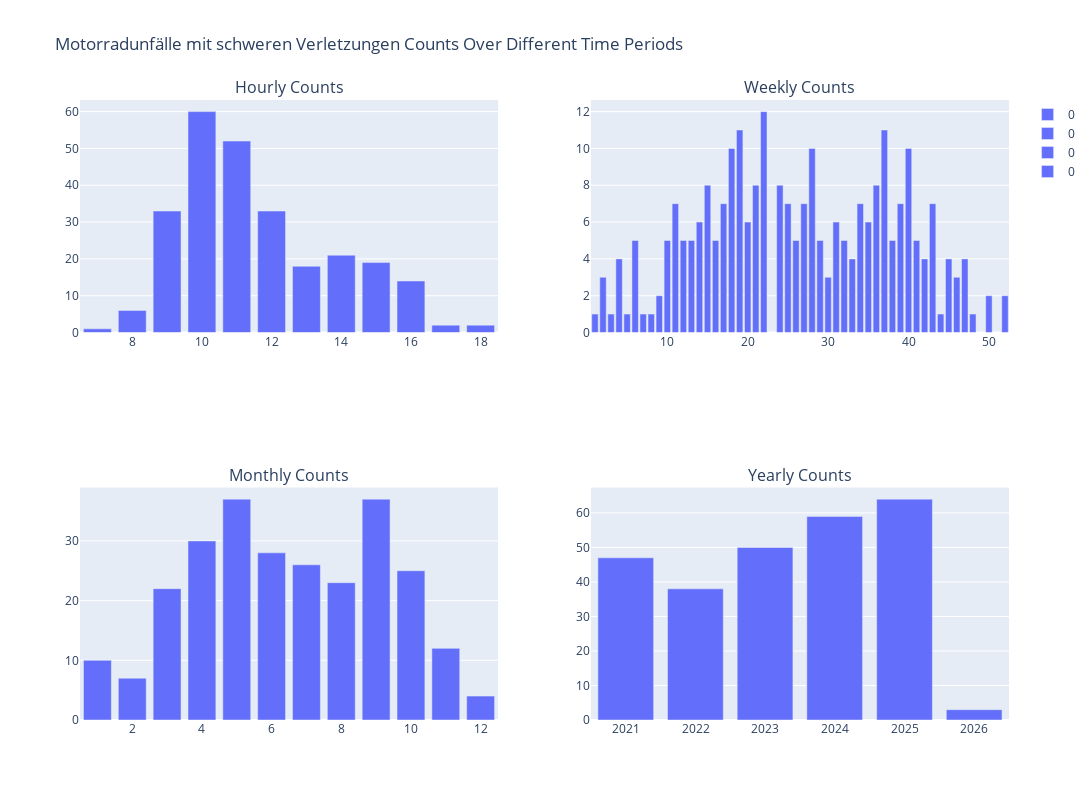

The code cell stored with this chart in its notebook:
### Code cell
# title = "Verkehrsdelikte und Geschwindigkeitsüberschreitungen"
title = "Motorradunfälle mit schweren Verletzungen"
# title = "Schwere Fahrradunfälle und Krankenhausaufenthalte"
# Aggregated data
hourly_counts = df[df['cluster_title'] == title].groupby(
    df[df['cluster_title'] == title].index.hour).size()
weekly_counts = df[df['cluster_title'] == title].groupby(
    df[df['cluster_title'] == title].index.isocalendar().week).size()
monthly_counts = df[df['cluster_title'] ==
                    title].groupby(df[df['cluster_title'] == title].index.month).size()
yearly_counts = df[df['cluster_title'] == title].resample('Y').size()

# Create subplots
fig = make_subplots(rows=2, cols=2, subplot_titles=(
    'Hourly Counts', 'Weekly Counts', 'Monthly Counts', 'Yearly Counts'))

# Hourly histogram
fig.add_trace(
    px.bar(hourly_counts, title=f'Hourly {title}').data[0], row=1, col=1)

# Weekly histogram
fig.add_trace(
    px.bar(weekly_counts, title=f'Weekly {title}').data[0], row=1, col=2)

# Monthly histogram
fig.add_trace(
    px.bar(monthly_counts, title=f'Monthly {title}').data[0], row=2, col=1)

# Yearly histogram
fig.add_trace(
    px.bar(yearly_counts, title=f'Yearly {title}').data[0], row=2, col=2)

fig.update_layout(height=800, width=1200,
                  title_text=title + ' Counts Over Different Time Periods')
fig.show()

### Figure 1 — Plotly figure (JSON) as saved in the notebook; plotly's stock layout.template omitted (floating-point values rounded to 4 significant figures)
{"data": [{"alignmentgroup": "True", "hovertemplate": "variable=0<br>date=%{x}<br>value=%{y}<extra></extra>", "legendgroup": "0", "marker": {"color": "#636efa", "pattern": {"shape": ""}}, "name": "0", "offsetgroup": "0", "orientation": "v", "showlegend": true, "textposition": "auto", "type": "bar", "x": [7, 8, 9, 10, 11, 12, 13, 14, 15, 16, 17, 18], "xaxis": "x", "y": [1, 6, 33, 60, 52, 33, 18, 21, 19, 14, 2, 2], "yaxis": "y"}, {"alignmentgroup": "True", "hovertemplate": "variable=0<br>week=%{x}<br>value=%{y}<extra></extra>", "legendgroup": "0", "marker": {"color": "#636efa", "pattern": {"shape": ""}}, "name": "0", "offsetgroup": "0", "orientation": "v", "showlegend": true, "textposition": "auto", "type": "bar", "x": [1, 2, 3, 4, 5, 6, 7, 8, 9, 10, 11, 12, 13, 14, 15, 16, 17, 18, 19, 20, 21, 22, 24, 25, 26, 27, 28, 29, 30, 31, 32, 33, 34, 35, 36, 37, 38, 39, 40, 41, 42, 43, 44, 45, 46, 47, 48, 50, 52], "xaxis": "x2", "y": [1, 3, 1, 4, 1, 5, 1, 1, 2, 5, 7, 5, 5, 6, 8, 5, 7, 10, 11, 6, 8, 12, 8, 7, 5, 7, 10, 5, 3, 6, 5, 4, 7, 6, 8, 11, 5, 7, 10, 5, 4, 7, 1, 4, 3, 4, 1, 2, 2], "yaxis": "y2"}, {"alignmentgroup": "True", "hovertemplate": "variable=0<br>date=%{x}<br>value=%{y}<extra></extra>", "legendgroup": "0", "marker": {"color": "#636efa", "pattern": {"shape": ""}}, "name": "0", "offsetgroup": "0", "orientation": "v", "showlegend": true, "textposition": "auto", "type": "bar", "x": [1, 2, 3, 4, 5, 6, 7, 8, 9, 10, 11, 12], "xaxis": "x3", "y": [10, 7, 22, 30, 37, 28, 26, 23, 37, 25, 12, 4], "yaxis": "y3"}, {"alignmentgroup": "True", "hovertemplate": "variable=0<br>date=%{x}<br>value=%{y}<extra></extra>", "legendgroup": "0", "marker": {"color": "#636efa", "pattern": {"shape": ""}}, "name": "0", "offsetgroup": "0", "orientation": "v", "showlegend": true, "textposition": "auto", "type": "bar", "x": ["2020-12-31T00:00:00", "2021-12-31T00:00:00", "2022-12-31T00:00:00", "2023-12-31T00:00:00", "2024-12-31T00:00:00", "2025-12-31T00:00:00"], "xaxis": "x4", "y": [47, 38, 50, 59, 64, 3], "yaxis": "y4"}], "layout": {"annotations": [{"font": {"size": 16}, "showarrow": false, "text": "Hourly Counts", "x": 0.225, "xanchor": "center", "xref": "paper", "y": 1, "yanchor": "bottom", "yref": "paper"}, {"font": {"size": 16}, "showarrow": false, "text": "Weekly Counts", "x": 0.775, "xanchor": "center", "xref": "paper", "y": 1, "yanchor": "bottom", "yref": "paper"}, {"font": {"size": 16}, "showarrow": false, "text": "Monthly Counts", "x": 0.225, "xanchor": "center", "xref": "paper", "y": 0.375, "yanchor": "bottom", "yref": "paper"}, {"font": {"size": 16}, "showarrow": false, "text": "Yearly Counts", "x": 0.775, "xanchor": "center", "xref": "paper", "y": 0.375, "yanchor": "bottom", "yref": "paper"}], "height": 800, "title": {"text": "Motorradunfälle mit schweren Verletzungen Counts Over Different Time Periods"}, "width": 1200, "xaxis": {"anchor": "y", "domain": [0, 0.45]}, "xaxis2": {"anchor": "y2", "domain": [0.55, 1]}, "xaxis3": {"anchor": "y3", "domain": [0, 0.45]}, "xaxis4": {"anchor": "y4", "domain": [0.55, 1]}, "yaxis": {"anchor": "x", "domain": [0.625, 1]}, "yaxis2": {"anchor": "x2", "domain": [0.625, 1]}, "yaxis3": {"anchor": "x3", "domain": [0, 0.375]}, "yaxis4": {"anchor": "x4", "domain": [0, 0.375]}}}
